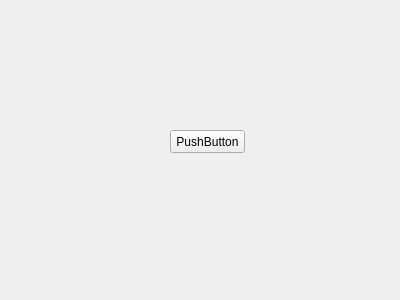
<?xml version="1.0" encoding="UTF-8"?>
<ui version="4.0">
 <class>Form</class>
 <widget class="QWidget" name="Form">
  <property name="geometry">
   <rect>
    <x>0</x>
    <y>0</y>
    <width>400</width>
    <height>300</height>
   </rect>
  </property>
  <property name="windowTitle">
   <string>Form</string>
  </property>
  <widget class="QPushButton" name="btn_close">
   <property name="geometry">
    <rect>
     <x>170</x>
     <y>130</y>
     <width>75</width>
     <height>23</height>
    </rect>
   </property>
   <property name="text">
    <string>PushButton</string>
   </property>
  </widget>
 </widget>
 <resources/>
 <connections/>
</ui>
